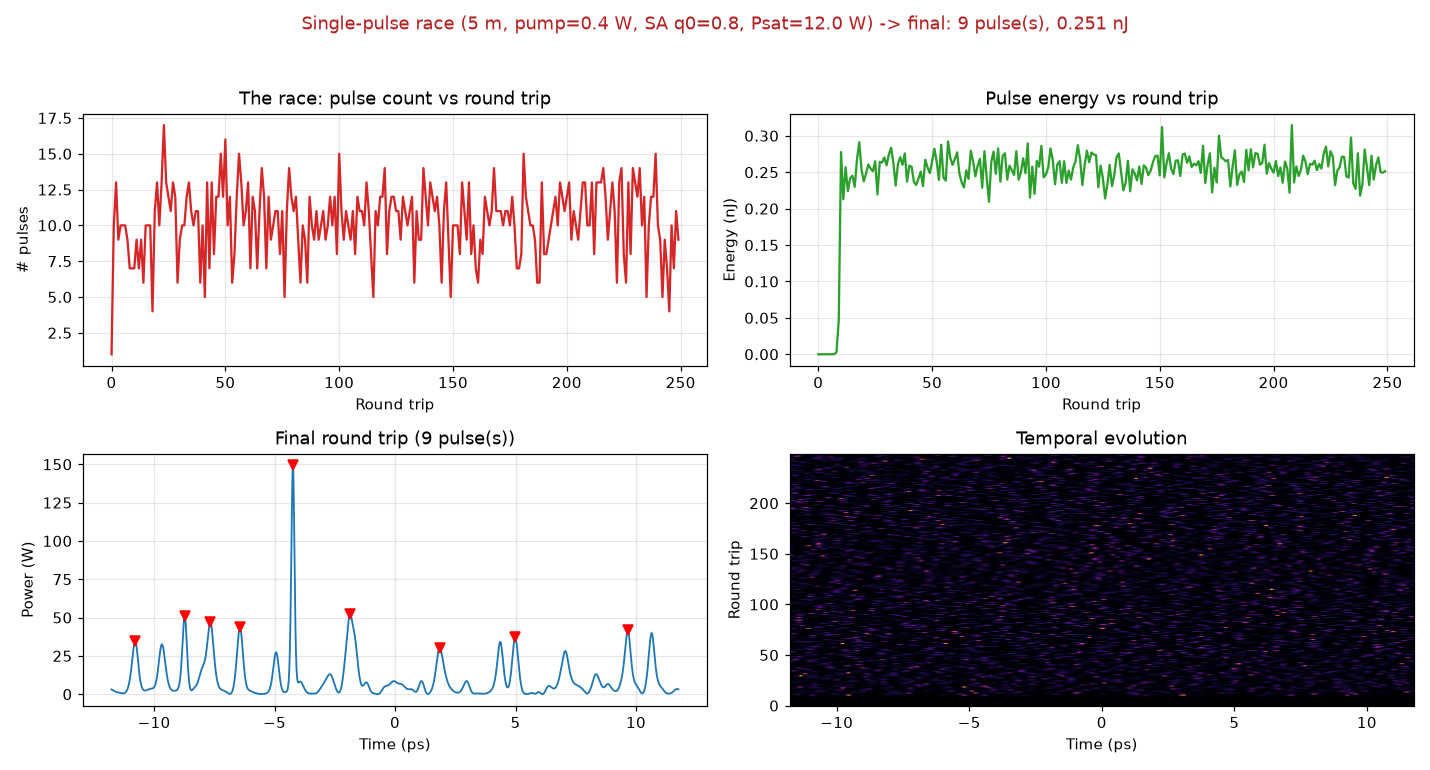

The script that saved this image:
"""Experiment: can a single pulse win the race? (5 m passive fibre)

Starts from noise (many pulses) and uses an aggressive fast saturable absorber
(high modulation depth + LOW saturation power so real pulses bleach it but the
noise background does not). Tracks the number of surviving pulses at every
recorded round trip so we can watch the "race" play out, and reports whether it
collapses to a single pulse.

Run from the repo root:
    .venv\\Scripts\\python.exe experiments\\win_the_race.py
Optional:
    --sat-power W   SA saturation power (default 12)
    --mod-depth D   SA modulation depth (default 0.8)
    --pump P        pump power W (default 0.4)
    --trips N       round trips (default 250)
"""

import argparse
import os
import sys
import time

sys.path.insert(0, os.path.dirname(os.path.dirname(os.path.abspath(__file__))))

import matplotlib

matplotlib.use("Agg")
import matplotlib.pyplot as plt
import numpy as np

from pulse_gui.mode_locked_simulation import RingLaserConfig, run_ring_laser
from experiments.single_pulse_sweep import count_pulses, COUNT_WINDOW_PS


def main():
    parser = argparse.ArgumentParser()
    parser.add_argument("--sat-power", type=float, default=12.0)
    parser.add_argument("--mod-depth", type=float, default=0.8)
    parser.add_argument("--pump", type=float, default=0.4)
    parser.add_argument("--trips", type=int, default=250)
    args = parser.parse_args()

    print(f"5 m passive fibre, pump={args.pump} W, "
          f"SA mod_depth={args.mod_depth}, sat_power={args.sat_power} W, "
          f"{args.trips} round trips", flush=True)
    t0 = time.time()
    cfg = RingLaserConfig(
        passive_length_m=5.0,
        pump_power_w=args.pump,
        round_trips=args.trips,
        sa_mod_depth=args.mod_depth,
        sa_sat_power_w=args.sat_power,
        seed_from_noise=True,
    )
    res = run_ring_laser(cfg)
    print(f"simulation done in {time.time() - t0:.1f}s", flush=True)

    # Count pulses at every recorded round trip -> the "race" curve.
    counts = np.array([count_pulses(res.time_ps, p)[0]
                       for p in res.time_evolution])
    trips = res.round_trip
    final_power = res.time_evolution[-1]
    n_final, peak_idx = count_pulses(res.time_ps, final_power)
    energy = res.pulse_energy_nj[-1] if res.pulse_energy_nj.size else 0.0

    fig = plt.figure(figsize=(13, 7))
    fig.suptitle(
        f"Single-pulse race (5 m, pump={args.pump} W, "
        f"SA q0={args.mod_depth}, Psat={args.sat_power} W) -> "
        f"final: {n_final} pulse(s), {energy:.3f} nJ",
        fontsize=12, color=("green" if n_final == 1 else "firebrick"))

    # Race curve: pulse count vs round trip.
    ax1 = fig.add_subplot(2, 2, 1)
    ax1.plot(trips, counts, color="C3", lw=1.5)
    ax1.set_xlabel("Round trip")
    ax1.set_ylabel("# pulses")
    ax1.set_title("The race: pulse count vs round trip")
    ax1.grid(True, alpha=0.3)

    # Energy vs round trip.
    ax2 = fig.add_subplot(2, 2, 2)
    ax2.plot(trips, res.pulse_energy_nj, color="C2", lw=1.5)
    ax2.set_xlabel("Round trip")
    ax2.set_ylabel("Energy (nJ)")
    ax2.set_title("Pulse energy vs round trip")
    ax2.grid(True, alpha=0.3)

    # Final round-trip time trace.
    ax3 = fig.add_subplot(2, 2, 3)
    mask = np.abs(res.time_ps) <= COUNT_WINDOW_PS
    tw, pw = res.time_ps[mask], final_power[mask]
    ax3.plot(tw, pw, color="C0", lw=1.2)
    if len(peak_idx):
        ax3.plot(tw[peak_idx], pw[peak_idx], "rv", ms=6)
    ax3.set_xlabel("Time (ps)")
    ax3.set_ylabel("Power (W)")
    ax3.set_title(f"Final round trip ({n_final} pulse(s))")
    ax3.grid(True, alpha=0.3)

    # Evolution map (time vs round trip).
    ax4 = fig.add_subplot(2, 2, 4)
    evo = res.time_evolution[:, mask]
    ax4.imshow(evo, aspect="auto", origin="lower", cmap="inferno",
               extent=[tw.min(), tw.max(), trips.min(), trips.max()])
    ax4.set_xlabel("Time (ps)")
    ax4.set_ylabel("Round trip")
    ax4.set_title("Temporal evolution")

    fig.tight_layout(rect=[0, 0, 1, 0.95])
    out = "experiments/win_the_race.png"
    fig.savefig(out, dpi=110)
    print(f"Saved {out}", flush=True)
    print(f"\nPulse count: start={counts[0]}, min={counts.min()}, "
          f"final={n_final}", flush=True)


if __name__ == "__main__":
    main()
